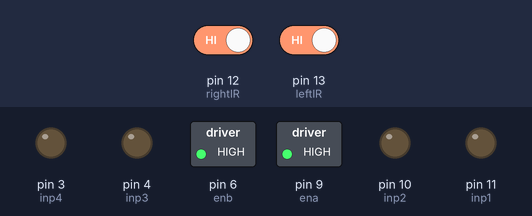
This sketch was run on a simulated Arduino Uno, built with avr-gcc and run on an emulated ATmega328P. On the bench: switched loads named in the sketch (green lamp = pin HIGH), output pins drawn as LEDs (lit = HIGH). Inputs (shaded band) come from the test bench; at power-on: pin 12 (rightIR) HIGH, pin 13 (leftIR) HIGH.

Above: at 1.3 s.
1.4 s: pin 12 (rightIR) driven LOW
At 2.5 s:
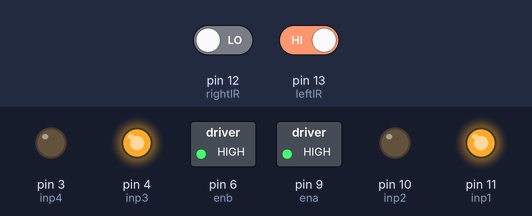
3.0 s: pin 13 (leftIR) driven LOW
At 3.6 s:
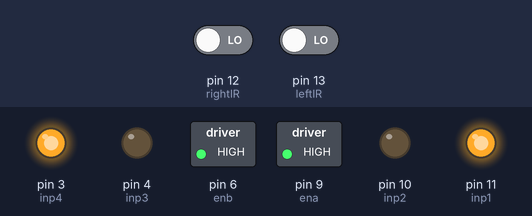
4.5 s: pin 12 (rightIR) driven HIGH
At 5.7 s:
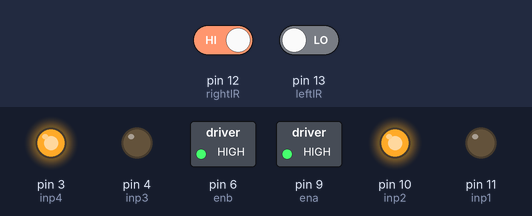
6.0 s: pin 13 (leftIR) driven HIGH
At 7.1 s:
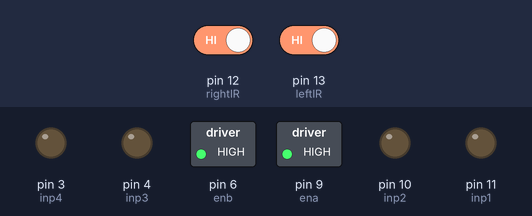
Timing chart, 0 to 8.5 s (numbered marks = the images above; inputs shaded):
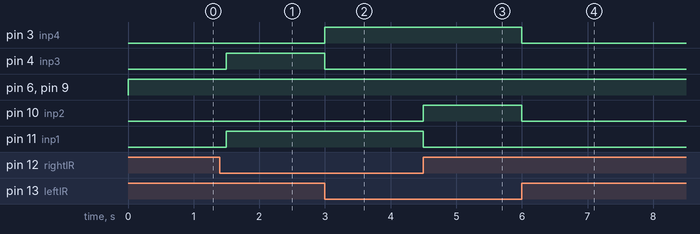

The sketch:

task2_IR.ino
```cpp
//senors
int rightIR=12;
int leftIR=13;
// motor a
int ena =9;
int inp1=11;
int inp2=10;
// motor b
int enb =6;
int inp3=4;
int inp4=3;


void setup() {
  //senor
  pinMode(rightIR,INPUT);
  pinMode(leftIR,INPUT);
  pinMode(ena,OUTPUT);
  pinMode(inp1,OUTPUT);
  pinMode(inp2,OUTPUT);
  pinMode(inp3,OUTPUT);
  pinMode(enb,OUTPUT);
  pinMode(inp4,OUTPUT);
}

void loop() {
  int readright=digitalRead(rightIR);
  int readleft=digitalRead(leftIR);

  if (readright==LOW&&readleft==LOW)//on white in clock
  {
    analogWrite(ena,255);
    analogWrite(enb,255);
    digitalWrite(inp1,HIGH);
    digitalWrite(inp2,LOW);

    digitalWrite(inp3,LOW);
    digitalWrite(inp4,HIGH);

  }


   else if (readright==HIGH&&readleft==LOW)
   {

     analogWrite(ena,255);
    analogWrite(enb,255);
    digitalWrite(inp1,LOW);
    digitalWrite(inp2,HIGH);

    digitalWrite(inp3,LOW);
    digitalWrite(inp4,HIGH);
  }
  else if (readright==LOW&&readleft==HIGH)//right on white
  {
    digitalWrite(inp1,HIGH);
    digitalWrite(inp2,LOW);

    digitalWrite(inp3,HIGH);
    digitalWrite(inp4,LOW);

  }
  else if (readright==HIGH&&readleft==HIGH)
   {
   analogWrite(ena,255);
    analogWrite(enb,255);
    digitalWrite(inp1,LOW);
    digitalWrite(inp2,LOW);
    digitalWrite(inp3,LOW);
    digitalWrite(inp4,LOW);

  }


  delay(250);


}
```

Measured:
- after the input at 1.4 s, pin 4 (inp3), pin 11 (inp1): LOW → HIGH after 0.10 s
- after the input at 3.0 s, pin 3 (inp4): LOW → HIGH at once; pin 4 (inp3): HIGH → LOW at once
- after the input at 4.5 s, pin 10 (inp2): LOW → HIGH at once; pin 11 (inp1): HIGH → LOW at once
- after the input at 6.0 s, pin 3 (inp4), pin 10 (inp2): HIGH → LOW at once
